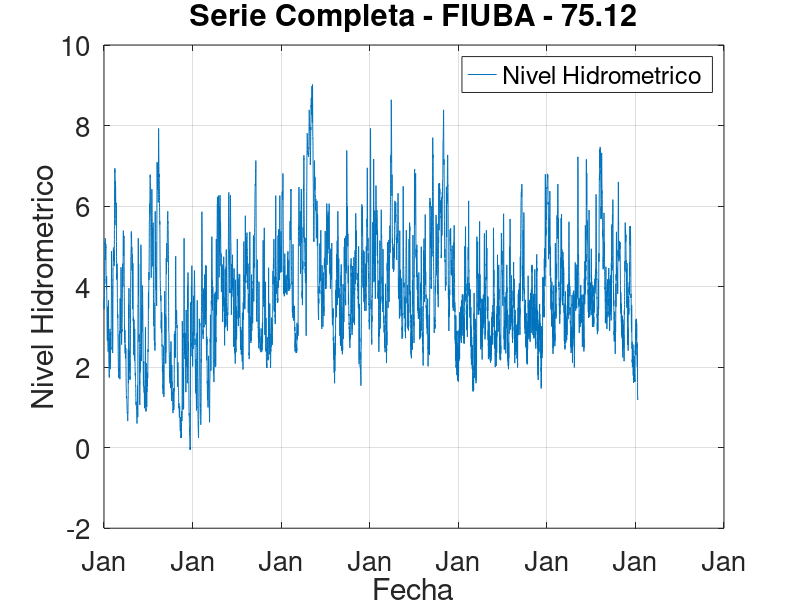
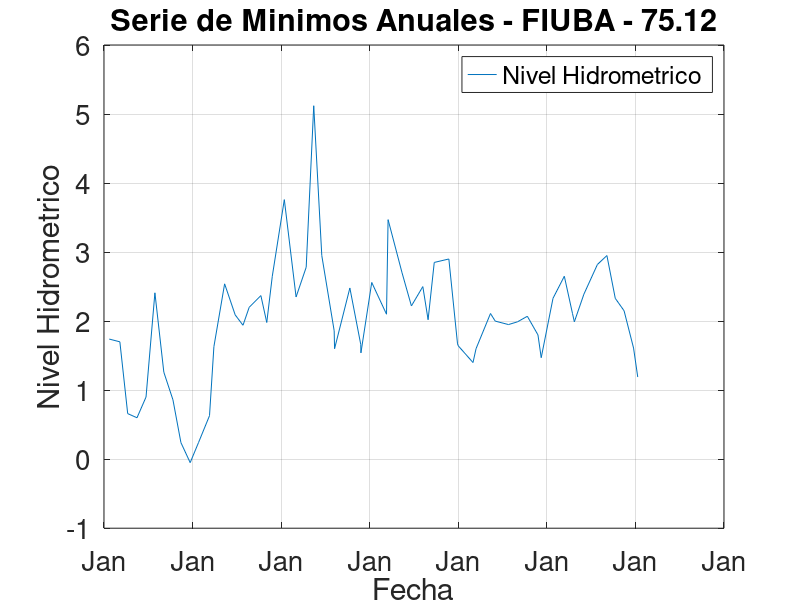
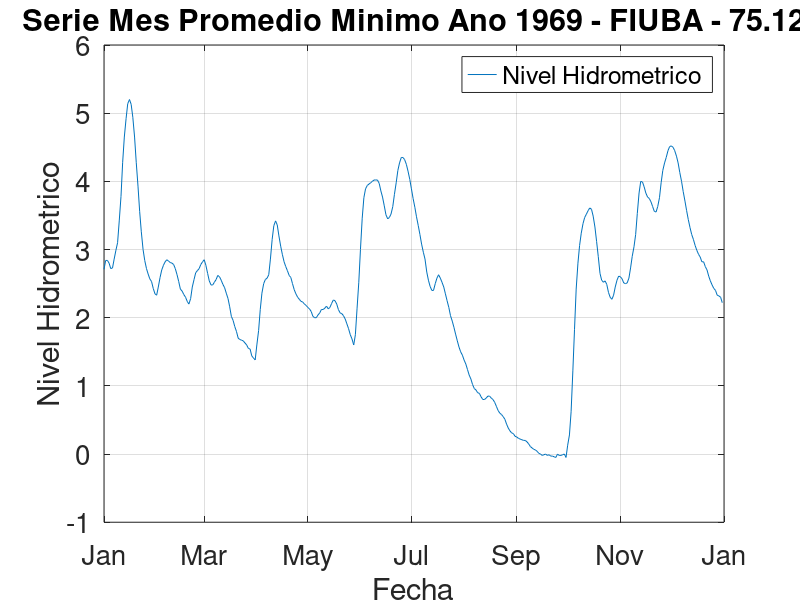

Source code (MATLAB) for these figures, in order:
close all
clear all

% Leemos datos del archivo
datos = load('Corrientes_1960-2020.dat');

%-------------------------------FUNCIONES--------------------------------------%

% vectorFechas: es un vector con fechas
% vectorNivelesHidrometricos: es un vector con los niveles hidrometricos
% titulo: es el titulo que va a tener el grafico
%
% Hace el grafico
function resultado = graficar(vectorFechas, vectorNivelesHidrometricos, titulo)
  % Lista de elementos a graficar
  legend_list = {"Nivel Hidrometrico"};
  
  % Graficador
  plot(vectorFechas, vectorNivelesHidrometricos, '-');
  
  %set(gca,"xtick",datenum(1969,1,1:31));
  %datetick("x","DD/MM/YY","keepticks");
  %set (ax, "ytick", vectorNivelesHidrometricos);
  datetick(gca,3);

  legend(legend_list);
  
  % Título
  title(titulo);

  % Rótulos de ejes
  xlabel("Fecha",'fontsize',10)
  ylabel("Nivel Hidrometrico",'fontsize',14)
  
  % Grilla
  grid

  % Tamaño de letra de los n
  set(gca,'fontsize',20); % sets font of numbers on axes
  
  print -djpg serie_mes_promedio_minimo_1969.jpg
endfunction

% datos: matriz con los datos tal cual los cargamos desde el inicio del programa
%
% Devuelve un vector con las fechas transformadas de manera que pueda ser ploteada
function resultado = convertirFechas(datos)
  vectorFechas = [];
  
  for i=1:rows(datos)
    anio = datos(i,3);
    mes = datos(i,2);
    dia = datos(i,1);
    
    vectorFechas(i,1) = datenum(anio,mes,dia);
  endfor
  resultado = vectorFechas;
endfunction

% datos: matriz con los datos tal cual los cargamos desde el inicio del programa
%
% Devuelve una matriz que tiene la misma cantidad de columnas que "datos"
% Ademas, tambien mantiene el formato donde las columnas son dia mes anio nivel-hidrometrico
function resultado = minimos_anuales(datos)
  matrizMinimosAnuales = [];
  dimension = rows(datos);
  i = 1;
  j = 1;
  
  while i <= dimension
    anio = datos(i,3);
    mes = datos(i,2);
    dia = datos(i,1);
    minimo_anual = datos(i,4);

    % Busco el minimo del año
    while i <= dimension && datos(i,3) == anio
      if(datos(i,4) < minimo_anual)
        dia = datos(i,1);
        mes = datos(i,2);
        minimo_anual = datos(i,4);
      endif
      i = i + 1;
    endwhile
    
    matrizMinimosAnuales(j,:) = [dia, mes, anio, minimo_anual];
    j = j + 1;
  endwhile
  resultado = matrizMinimosAnuales;
endfunction

function resultado = minimos_mensuales(datos)
  matrizPromediosMensuales = [];
  dimension = rows(datos);
  i = 1;
  j = 1;

  while i <= dimension
    suma = 0;
    promedio = 0;
    contadorDeDiasSumados = 0;
    
    anio = datos(i,3);
    mes = datos(i,2);

    % Sumo todos los valores del mes
    while i <= dimension && datos(i,2) == mes
      suma = suma + datos(i,4);
      contadorDeDiasSumados = contadorDeDiasSumados + 1;
      i = i + 1;
    endwhile
    promedio = suma/contadorDeDiasSumados;
    
    % Termina el programa cuando llego a feb 2020 ya esta incompleto este mes.
    if anio == 2020 && mes == 4
      break;
    endif
    
    matrizPromediosMensuales(j,:) = [0, mes, anio, promedio];
    j = j + 1;
  endwhile
  
  resultado = matrizPromediosMensuales;
endfunction

% Devuelve un vector con datos del mes que tiene en promedio el menor nivel hidrometrico
function resultado = obtener_mes_minimo_promedio(datos)
  dimension = rows(datos);
  minimo = datos(1,4)
  vectorConMinimo = datos(1,:);
  i = 1;
  
  while i <= dimension    
    if datos(i,4) < minimo
      minimo = datos(i,4);
      vectorConMinimo = datos(i,:);
    endif
  
  i = i + 1;
  endwhile
  
  resultado = vectorConMinimo;
endfunction

% Devuelve matriz con el rango del periodo especificado
function resultado = recortar_periodo(datos,desdeAnio,hastaAnio)
  nuevosDatos = [];
  j = 1;
  
  for i=1:rows(datos)
    if (datos(i,3) >= desdeAnio) && (datos(i,3) <= hastaAnio)
      nuevosDatos(j,:) = datos(i,:);
      j = j + 1;
    endif
  endfor
  
  resultado = nuevosDatos;
endfunction

% Ordena la matriz por niveles hidrometricos de menor a mayor
function s = bubblesort(v)
  itemCount = length(v);
  do
    hasChanged = false;
    itemCount--;
    for i = 1:itemCount
      if ( v(i,4) > v(i+1,4) )
        aux = v(i,:);
        v(i,:) = v(i+1,:);
        v(i+1,:) = aux;
        hasChanged = true;
      endif
     endfor
  until(hasChanged == false)
  s = v;
endfunction

%-------------------------------FIN DE FUNCIONES-------------------------------%

% Punto a del ejercicio
vectorFechas = convertirFechas(datos);
graficar(vectorFechas, datos(:,4), "Serie Completa - FIUBA - 75.12");

% Punto b del ejercicio
matrizMinimosAnuales = minimos_anuales(datos);
vectorFechas = convertirFechas(matrizMinimosAnuales);
graficar(vectorFechas,matrizMinimosAnuales(:,4),"Serie de Minimos Anuales - FIUBA - 75.12");

% Punto c del ejercicio
matrizPromediosMensuales = minimos_mensuales(datos);

% El mes es Septiembre del año 1969 y el valor del promedio es 0.05699999999999997
vectorMesMinimo = obtener_mes_minimo_promedio(matrizPromediosMensuales);

periodoRecortado = recortar_periodo(datos,1969,1969); 
vectorFechas = convertirFechas(periodoRecortado);
graficar(vectorFechas,periodoRecortado(:,4),"Serie Mes Promedio Minimo Ano 1969 - FIUBA - 75.12");

% Punto d del ejercicio
matrizMinimosAnuales = minimos_anuales(datos);
nuevoPeriodo = recortar_periodo(matrizMinimosAnuales, 1975,2020);

% No se pide graficar en el punto d, asi que esto no es necesario hacerlo.
%vectorFechas = convertirFechas(nuevoPeriodo);
%graficar(vectorFechas,nuevoPeriodo(:,4),"Serie 1975 - 2020 - FIUBA - 75.12");

periodoOrdenado = bubblesort(nuevoPeriodo); # Ordena de menor a mayor por niveles hidrometricos
dlmwrite('ranking_5_principales_bajantes.csv', periodoOrdenado); #Exportar datos como archivo .csv
